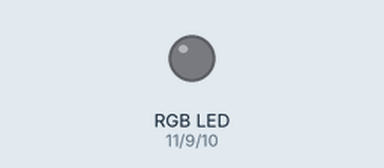
Bench run of a sketch on a simulated Arduino Uno, built with avr-gcc and run on an emulated ATmega328P. On the bench: an RGB LED mixed from three pins (HIGH = lit).

Above: at 0.05 s.
At 0.4 s:
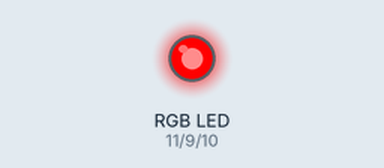
At 0.75 s:
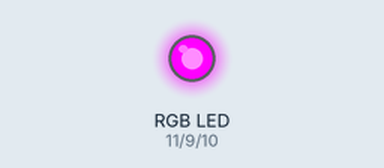
At 0.95 s:
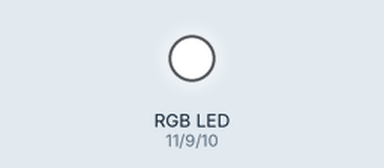
At 1.15 s:
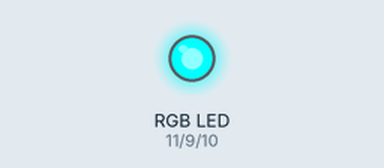
At 1.55 s:
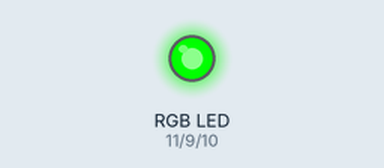
Timing chart, 0 to 3.6 s (numbered marks = the images above):
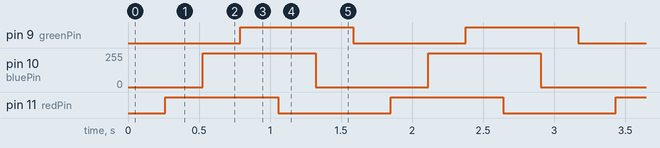

Measured:
- by itself, pin 9 (greenPin), pin 11 (redPin): alternates HIGH for 0.79 s and LOW for 0.79 s
- by itself, pin 10 (bluePin): alternates 255/255 for 0.79 s and 0/255 for 0.79 s

The sketch:

Day6_RGB_FullCycle.ino
```cpp
// (licence header left out)
// Setup our LED pins. Your RGB LED should be connected to these three pins.
const int redPin = 11;
const int bluePin = 10;
const int greenPin = 9;

void setup() {
  pinMode(redPin, OUTPUT);
  pinMode(bluePin, OUTPUT);
  pinMode(greenPin, OUTPUT);
}

// These will track our RGB values, from 0 to 255.
int redValue = 0;
int blueValue = 0;
int greenValue = 0;

// These represent the "direction" that we are incrementing or decrementing the RGB values.
// We start with red increasing.
int redMultiplier = 1;
int blueMultiplier = 0;
int greenMultiplier = 0;

void loop() {
  // First, we move the RGB values based on current direction.
  redValue = redValue + redMultiplier;
  blueValue = blueValue + blueMultiplier;
  greenValue = greenValue + greenMultiplier;

  // Stage 1: Red increases until it's 255.
  if (redValue == 255 && redMultiplier == 1)
  {
    redMultiplier = 0;
    blueMultiplier = 1;
  }
  // Stage 2: Blue increases until it's 255.
  else if (blueValue == 255 && blueMultiplier == 1)
  {
    blueMultiplier = 0;
    greenMultiplier = 1;
  }
  // Stage 3: Green  increases until it's 255.
  else if (greenValue == 255 && greenMultiplier == 1)
  {
    greenMultiplier = 0;
    redMultiplier = -1;
  }
  // Stage 4: Red DEcreases until it's back to 0.
  else if (redValue == 0 && redMultiplier == -1)
  {
    redMultiplier = 0;
    blueMultiplier = -1;
  }
  // Stage 5: Blue decreases until it's back to 0.
  else if (blueValue == 0 && blueMultiplier == -1)
  {
    blueMultiplier = 0;
    greenMultiplier = -1;
  }
  // Stage 6: Green  decreases until it's back to 0.
  else if (greenValue == 0 && greenMultiplier == -1)
  {
    // We setup for stage 1 again.
    greenMultiplier = 0;
    redMultiplier = 1;
  }

  // Output the updated RGB values, and delay slightly to taste
  analogWrite(redPin, redValue);
  analogWrite(bluePin, blueValue);
  analogWrite(greenPin, greenValue);
  delay(1);
}
```
